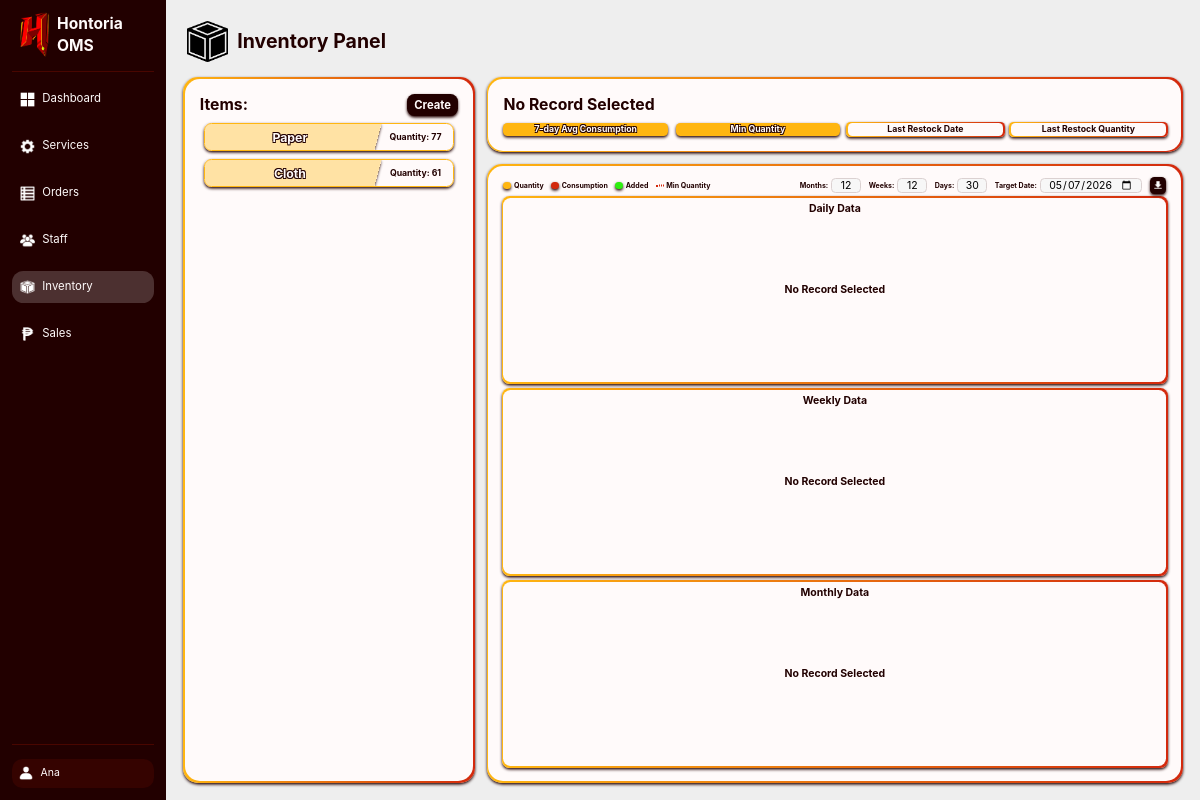
/internalWeb/public/index.php?page=inventory (signed in), run on the app's committed database.
### tables this page shows
CREATE TABLE inventory (
    id INT UNSIGNED AUTO_INCREMENT PRIMARY KEY,
    name VARCHAR(50) UNIQUE NOT NULL,
    minQuantity MEDIUMINT UNSIGNED NOT NULL DEFAULT 0,
    maxAvgConsumption MEDIUMINT UNSIGNED NOT NULL DEFAULT 0
);

### InternalWeb/Controllers/InventoryC.php (called while the page is built, shortened)
<?php
class InventoryC {
    private $inventoryModel;
    public function __construct($pdo) {
        require_once __DIR__ . '/../Models/InventoryM.php';
        $this->inventoryModel = new InventoryM($pdo);
    }
    public function showPage() {
        $inventoryList = $this->inventoryModel->getAllInventory();
        $inventoryQuantityMap = $this->inventoryModel->getAllInventoryCurrentQuantityMap();
        $inventoryLastRestockMap = $this->inventoryModel->getAllInventoryLastRestockMap();
        require __DIR__ . '/../Views/Inventory/Page.php';
    }
}

### InternalWeb/Models/InventoryM.php (called while the page is built, shortened)
<?php
class InventoryM {
    private $pdo;
    public function __construct($pdo) {
        $this->pdo = $pdo;
    }
    public function getAllInventory() {
        $query = "SELECT * FROM inventory";
        $stmt = $this->pdo->prepare($query);
        $stmt->execute();
        return $stmt->fetchAll(PDO::FETCH_ASSOC);
    }
    public function getAllInventoryCurrentQuantityMap() {
        $query = "
            SELECT
                inventoryRecords.inventoryID,
                inventoryRecords.quantity
            FROM inventoryRecords
            INNER JOIN (
                SELECT inventoryID, MAX(date) AS maxDate
                FROM inventoryRecords
                GROUP BY inventoryID
            ) latestDates ON inventoryRecords.inventoryID = latestDates.inventoryID
                AND inventoryRecords.date = latestDates.maxDate
            ORDER BY inventoryRecords.inventoryID ASC
        ";
        $stmt = $this->pdo->prepare($query);
        $stmt->execute();
        $map = [];
        foreach ($stmt->fetchAll(PDO::FETCH_ASSOC) as $item) {
            $map[$item['inventoryID']] = $item['quantity'];
        }
        return $map;
    }
    public function getAllInventoryLastRestockMap() {
        $query = "
            SELECT inventoryRecords.inventoryID,
                inventoryRecords.date,
                inventoryRecords.added
            FROM inventoryRecords
            INNER JOIN (
                SELECT inventoryID, MAX(date) AS maxDate
                FROM inventoryRecords
                WHERE added > 0
                GROUP BY inventoryID
            ) latestDates ON inventoryRecords.inventoryID = latestDates.inventoryID
                        AND inventoryRecords.date = latestDates.maxDate
            ORDER BY inventoryRecords.inventoryID ASC
        ";
        $stmt = $this->pdo->prepare($query);
        $stmt->execute();
        $map = [];
        foreach ($stmt->fetchAll(PDO::FETCH_ASSOC) as $row) {
            $map[$row['inventoryID']] = [
                'date'     => $row['date'],
                'quantity' => $row['added']
            ];
        }
        return $map;
    }
}

### InternalWeb/Views/Inventory/Page.php (the view, shortened to what this page needs)
<?php
if (!function_exists('e')) {
    function e($str) {
        return htmlspecialchars($str ?? '', ENT_QUOTES, 'UTF-8');
    }
}
?>
<!DOCTYPE html>
<html>
<head>
    <link rel="stylesheet" href="../../Shared/CSS/Main.css">
</head>
<body class="asideLayout fixedScreen">
    <?php include("../Views/.Components/SideBar.php"); ?>
    <main class="columnLayout midGap">
        <h1 class="titleLogo minGap tinHeight">
            <img src="../../Shared/Img/BoxIcon.png" alt="Box"> Inventory Panel
        </h1>
        <section class="rowLayout flexMax midGap">
            <div class="flexMinExtra columnLayout midGap">
                <section class="centerColumnLayout roundedMid flexMid">
                    <div class="box fullHeight fullWidth roundedMid columnLayout tinGap">
                        <div class="centerHoriRowLayout">
                            <h2 class="flexMax">Items:</h2>
                            <button type="button" class="darkBG emphasizedText noBorder shadowed whiteText centerColumnLayout fullHeight" id="createButton">
                                <b>Create</b>
                            </button>
                        </div>
                        <section class="minGap columnLayout scrollable flexMax noFlexBasis noMinHeight contentFlexStart regMinPadding" id="inventoryList">
                            <?php foreach ($inventoryList as $inventory): ?>
                                <?php
                                $itemId               = e($inventory['id']);
                                $itemName             = e($inventory['name']);
                                $itemQuantity         = e($inventoryQuantityMap[$inventory['id']] ?? 0);
                                $itemMinQuantity      = e($inventory['minQuantity']);
                                $itemMaxConsumption   = e($inventory['maxAvgConsumption']);
                                $itemRestockDate      = e($inventoryLastRestockMap[$inventory['id']]['date'] ?? '');
                                $itemRestockQuantity  = e($inventoryLastRestockMap[$inventory['id']]['quantity'] ?? '');
                                ?>
                                <div class="roundedMin centerHoriRowLayout flexStatic inventoryElement yellowBorder shadowed clickable fixedScreen noShrink"
                                    data-id="<?= $itemId ?>"
                                    data-name="<?= $itemName ?>"
                                    data-quantity="<?= $itemQuantity ?>"
                                    data-min-quantity="<?= $itemMinQuantity ?>"
                                    data-max-consumption="<?= $itemMaxConsumption ?>"
                                    data-restock-date="<?= $itemRestockDate ?>"
                                    data-restock-quantity="<?= $itemRestockQuantity ?>">
                                    <div class="capitalFirst centerText regMinPadding flexMax skewedXNegBG shadowed yellowTransBG">
                                        <h3 class="whiteText outlineText"><?= $itemName ?></h3>
                                    </div>
                                    <h5 class="capitalFirst centerText regMinPadding minWidth">
                                        Quantity: <?= $itemQuantity ?>
                                    </h5>
                                </div>
                            <?php endforeach; ?>
                        </section>
                    </div>
                </section>
            </div>
            <section class="columnLayout midGap flexMax">
                <section class="centerColumnLayout roundedMid minGap">
                    <div class="centerColumnLayout minGap box roundedMid fullHeight fullWidth">
                        <div class="centerHoriRowLayout minGap fullWidth">
                            <h2 id="selectedTitle" class="capitalFirst flexMid">No Record Selected</h2>
                        </div>
                        <div class="centerHoriRowLayout minGap fullWidth">
                            <h5 id="avgConsumptionText" class="yellowBG roundedTin minHoriPadding outlineText whiteText shadowed flexMid centerText clickable">
                                7-day Avg Consumption
                            </h5>
                            <h5 id="minQuantityText" class="yellowBG roundedTin minHoriPadding outlineText whiteText shadowed flexMid centerText clickable">
                                Min Quantity
                            </h5>
                            <div class="flexMid centerColumnLayout roundedTin">
                                <h5 id="lastRestockDateText" class="capitalFirst midZ whiteBG fullDimensions roundedTin centerText">Last Restock Date</h5>
                            </div>
                            <div class="flexMid centerColumnLayout roundedTin">
                                <h5 id="lastRestockQuantityText" class="capitalFirst midZ whiteBG fullDimensions roundedTin centerText">Last Restock Quantity</h5>
                            </div>
                        </div>
                    </div>
                </section>
                <section class="centerColumnLayout roundedMid minGap flexMid noFlexBasis noMinHeight">
                    <div class="columnLayout minGap whiteBG regPadding roundedMid fullHeight fullWidth">
                        <div class="centerHoriRowLayout minGap whiteBG roundedMid">
                            <div class="centerHoriRowLayout tinGap">
                                <div class="micHeight squareSize yellowBG circle shadowed"></div>
                                <h6 class="capitalFirst">Quantity</h6>
                            </div>
                            <div class="centerHoriRowLayout tinGap">
                                <div class="micHeight squareSize redBG circle shadowed"></div>
                                <h6 class="capitalFirst">Consumption</h6>
                            </div>
                            <div class="centerHoriRowLayout tinGap">
                                <div class="micHeight squareSize greenBG circle shadowed"></div>
                                <h6 class="capitalFirst">Added</h6>
                            </div>
                            <div class="centerHoriRowLayout tinGap">
                                <div class="micHeight squareSize" style="display:flex; align-items:center; justify-content:center;">
                                    <div style="width:100%; height:0; border-top:0.1px dotted var(--red); transform: scaleY(2);"></div>
                                </div>
                                <h6 class="capitalFirst">Min Quantity</h6>
                            </div>
                            <div class="eastAbsolute edgeCorner fullWidth reverseCenterHoriRowLayout minGap">
                                <button type="button" class="noBorder darkBG shadowed squareSize minHoriPadding fitHeight roundedTin" id="downloadButton">
                                    <img src="../../Shared/Img/DownloadIcon.png" alt="Download" class="micHeight invertColors">
                                </button>
                                <div class="centerHoriRowLayout tinGap">
                                    <h6>Target Date:</h6>
                                    <input type="date" id="targetDateInput" class="unitHeight roundedTin">
                                </div>
                                <div class="centerHoriRowLayout tinGap">
                                    <h6>Days:</h6>
                                    <input type="number" id="dayRangeInput" class="unitHeight duoWidth roundedTin noPadding centerText" min="7" max="60" value="30">
                                </div>
                                <div class="centerHoriRowLayout tinGap">
                                    <h6>Weeks:</h6>
                                    <input type="number" id="weekRangeInput" class="unitHeight duoWidth roundedTin noPadding centerText" min="4" max="24" value="12">
                                </div>
                                <div class="centerHoriRowLayout tinGap">
                                    <h6>Months:</h6>
                                    <input type="number" id="monthRangeInput" class="unitHeight duoWidth roundedTin noPadding centerText" min="6" max="24" value="12">
                                </div>
                            </div>
                        </div>
                        <div class="centerColumnLayout whiteBG roundedMin fullHeight fullWidth">
                            <div id="dailyGraph" class="flexMax centerColumnLayout roundedMin whiteBG midZ fullWidth">
                                <h4 class="norAbsolute closeCorner topZ">Daily Data</h4>
                                <h4>No Record Selected</h4>
                            </div>
                        </div>
                        <div class="centerColumnLayout whiteBG roundedMin fullHeight fullWidth">
                            <div id="weeklyGraph" class="flexMax centerColumnLayout roundedMin whiteBG midZ fullWidth">
                                <h4 class="norAbsolute closeCorner topZ">Weekly Data</h4>
                                <h4>No Record Selected</h4>
                            </div>
                        </div>
                        <div class="centerColumnLayout whiteBG roundedMin fullHeight fullWidth">
                            <div id="monthlyGraph" class="flexMax centerColumnLayout roundedMin whiteBG midZ fullWidth">
                                <h4 class="norAbsolute closeCorner topZ">Monthly Data</h4>
                                <h4>No Record Selected</h4>
                            </div>
                        </div>
                    </div>
                </section>
            </section>
        </section>
    </main>
    <?php include("../Views/.Components/ConfirmationBox.php"); ?>
</body>
</html>

### data on the page
inventory: name "Paper", itemQuantity "77"
inventory: name "Cloth", itemQuantity "61"

### other printed values
$linkData['label'] "Dashboard"
$linkData['label'] "Services"
$linkData['label'] "Orders"
$linkData['label'] "Staff"
$linkData['label'] "Inventory"
$linkData['label'] "Sales"
$_SESSION['username'] "Ana"
